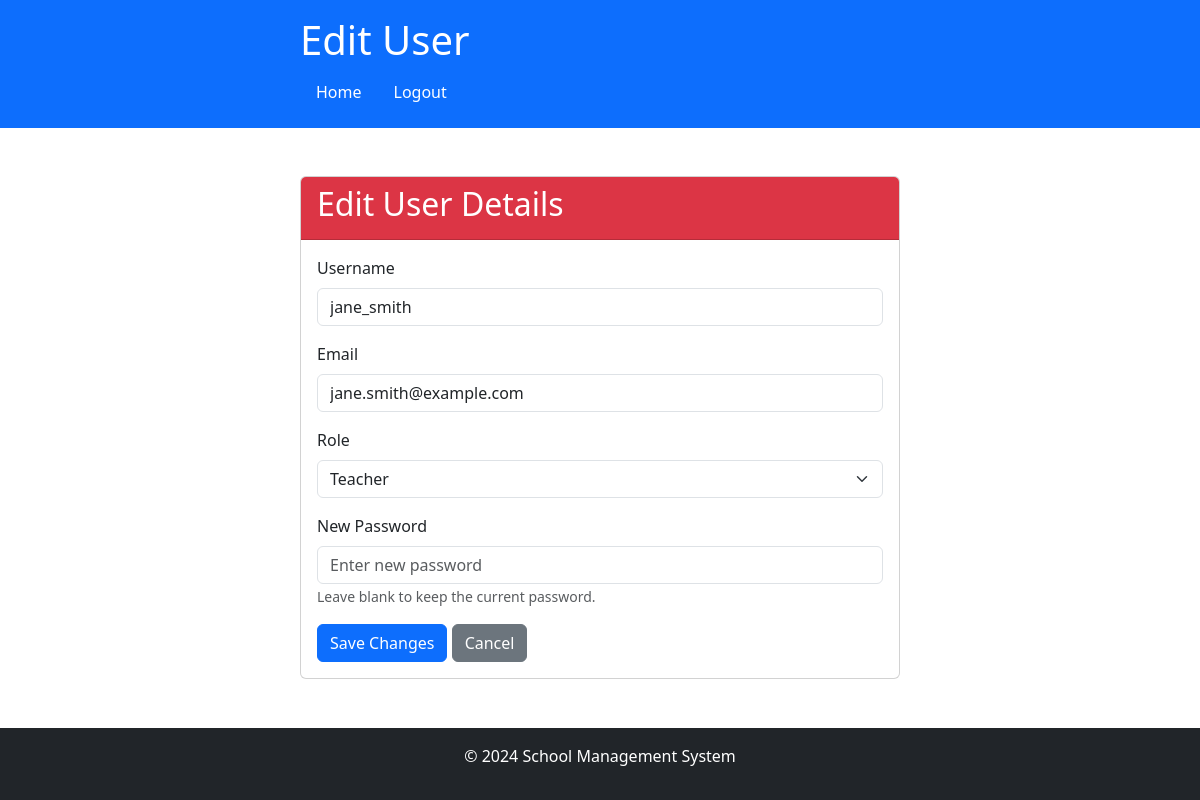
Page /admin/edit_user/user2 (signed in) on the committed database.
### app/models/models.py (models this page shows)
class User(UserMixin, db.Model):
    __tablename__ = 'User'
    id = db.Column('Id', db.String, primary_key=True)
    username = db.Column('Username', db.String, nullable=False)
    name = db.Column('Name', db.String, nullable=False)
    password = db.Column('Password', db.String, nullable=False)
    role_id = db.Column('RoleId', db.String, db.ForeignKey('Role.Id', ondelete='SET NULL'))
    email = db.Column('Email', db.String, nullable=False)
    role = db.relationship('Role', back_populates='users')
    created_fee_records = relationship('FeeRecord', back_populates='created_by_user')

class Role(db.Model):
    __tablename__ = 'Role'
    id = db.Column('Id', db.String, primary_key=True)
    role_name = db.Column('RoleName', db.String, nullable=False)
    users = relationship('User', back_populates='role')

### app/routes/admin_routes.py (the view, shortened to what this page needs)
@admin.route('/edit_user/<string:user_id>', methods=['GET', 'POST'])
@login_required
def edit_user(user_id):
    user = User.query.filter_by(id=user_id).first_or_404()  # Use filter_by to query by string ID
    roles = Role.query.all()  # Assuming you have a Role model for user roles
    return render_template('admin/edit_user.html', user=user, roles=roles)

### app/__init__.py (called while the page is built)
@login_manager.user_loader
def load_user(user_id):
    from app.models.models import User  # Import here to avoid circular import
    return User.query.get(user_id)

### app/templates/admin/edit_user.html (shortened to what this page needs)
<!DOCTYPE html>
<html lang="en">
<head>
    <link href="https://cdn.jsdelivr.net/npm/bootstrap@5.3.0-alpha1/dist/css/bootstrap.min.css" rel="stylesheet">
</head>
<body>
    <header class="bg-primary text-white p-3">
        <div class="container-custom">
            <h1>Edit User</h1>
            <nav>
                <ul class="nav">
                    <li class="nav-item">
                        <a class="nav-link text-white" href="{{ url_for('main.dashboard') }}">Home</a>
                    </li>
                    <li class="nav-item">
                        <a class="nav-link text-white" href="{{ url_for('auth.logout') }}">Logout</a>
                    </li>
                </ul>
            </nav>
        </div>
    </header>
    <main class="container-custom my-5">
        <div class="card">
            <div class="card-header bg-danger text-white">
                <h2>Edit User Details</h2>
            </div>
            <div class="card-body">
                <form action="{{ url_for('admin.edit_user', user_id=user.id) }}" method="post">
                    <div class="mb-3">
                        <label for="username" class="form-label">Username</label>
                        <input type="text" class="form-control" id="username" name="username" value="{{ user.username }}" required>
                    </div>
                    <div class="mb-3">
                        <label for="email" class="form-label">Email</label>
                        <input type="email" class="form-control" id="email" name="email" value="{{ user.email }}" required>
                    </div>
                    <div class="mb-3">
                        <label for="role" class="form-label">Role</label>
                        <select class="form-select" id="role" name="role_id" required>
                            {% for role in roles %}
                                <option value="{{ role.id }}" {% if role.id == user.role_id %}selected{% endif %}>
                                    {{ role.role_name }}
                                </option>
                            {% endfor %}
                        </select>
                    </div>
                    <div class="mb-3">
                        <label for="password" class="form-label">New Password</label>
                        <input type="password" class="form-control" id="password" name="password" placeholder="Enter new password">
                        <small class="form-text text-muted">Leave blank to keep the current password.</small>
                    </div>
                    <button type="submit" class="btn btn-primary">Save Changes</button>
                    <a href="{{ url_for('admin.manage_users') }}" class="btn btn-secondary">Cancel</a>
                </form>
            </div>
        </div>
    </main>
    <footer class="bg-dark text-white py-3 fixed-bottom footer">
        <div class="container text-center">
            <p>&copy; 2024 School Management System</p>
        </div>
    </footer>
</body>
</html>

### app/templates/admin/edit_user.html (style rules this page uses)
.container-custom { max-width: 600px; margin: 0 auto; }

### rows in the picture
User: username "jane_smith", email "jane.smith@example.com", role_id "Teacher"
